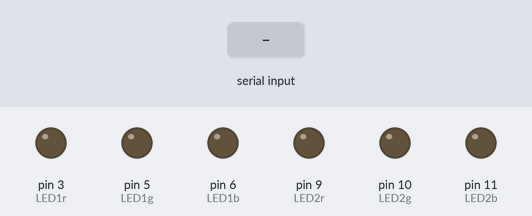
A sketch run on a simulated Arduino Uno, built with avr-gcc and run on an emulated ATmega328P. Parts: output pins drawn as LEDs (lit = HIGH). Inputs (shaded band) come from the test bench.

Above: at 1.2 s.
1.3 s: "90,45,200\n" received over Serial
At 1.9 s:
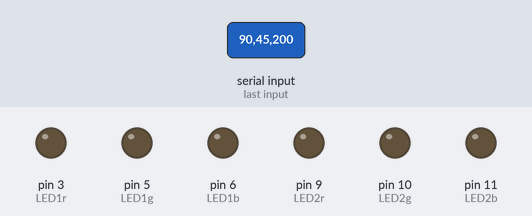
2.8 s: "30,150,10\n" received over Serial
At 4.0 s:
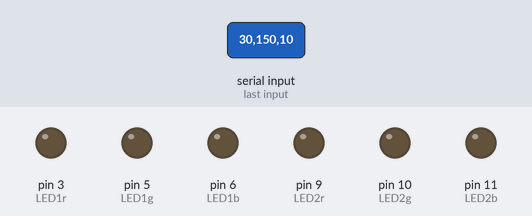
4.3 s: "90,45\n" received over Serial
At 4.6 s:
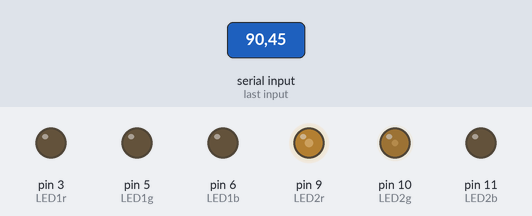
5.8 s: "30,150\n" received over Serial
At 6.9 s:
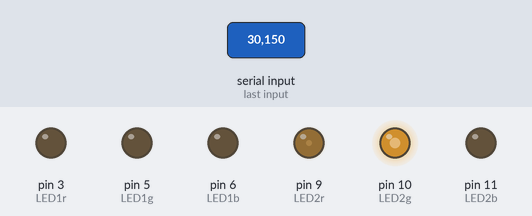
7.3 s: "5\n" received over Serial
At 8.4 s:
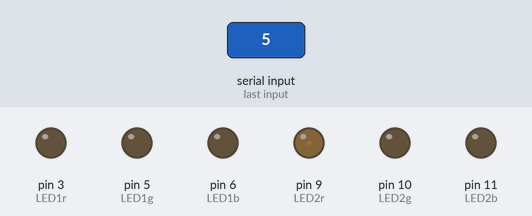
8.8 s: "90\n" received over Serial
At 9.6 s:
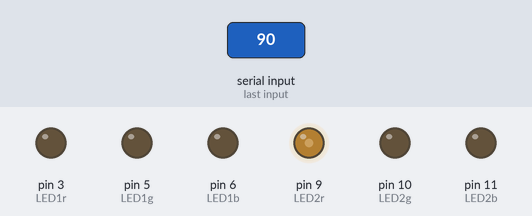
Timing chart, 0 to 11.3 s (numbered marks = the images above; inputs shaded):
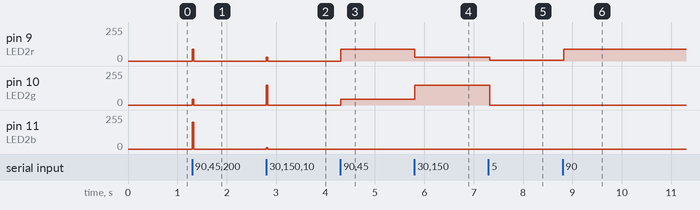

The sketch:

DJ_arduino_uno.ino
```cpp
int LED1r = 3;
int LED1g = 5;
int LED1b = 6;
int LED2r = 9;
int LED2g = 10;
int LED2b = 11;
char mode;
int r;
int g;
int b;

void setup() {
    Serial.begin(115200); // Serial Port at 9600 baud
    Serial.setTimeout(10); // Instead of the default 1000ms, in order
                            // to speed up the Serial.parseInt()
  pinMode(LED1r,OUTPUT);
  pinMode(LED1g,OUTPUT);
  pinMode(LED1b,OUTPUT);
  pinMode(LED2r,OUTPUT);
  pinMode(LED2g,OUTPUT);
  pinMode(LED2b,OUTPUT);
  analogWrite(LED1r,0);
  analogWrite(LED1g,0);
  analogWrite(LED1b,0);
  analogWrite(LED2r,0);
  analogWrite(LED2g,0);
  analogWrite(LED2b,0);
}

void loop() {
    // Check if characters available in the buffer
    if (Serial.available() > 0) {
        delay(1); // If not delayed, second character is not correctly read
        r = Serial.parseInt();
        mode = Serial.read();
        g = Serial.parseInt();
        Serial.read();
        b = Serial.parseInt();
        if(mode == 'a'){
          analogWrite(LED1r, r);
          analogWrite(LED1g, g);
          analogWrite(LED1b, b);
        }else{
          analogWrite(LED2r, r);
          analogWrite(LED2g, g);
          analogWrite(LED2b, b);
        }

    }
}
```

Measured:
- after the input at 1.3 s, pin 9 (LED2r): 0/255 → 90/255 at once, → 0/255 0.03 s later; pin 10 (LED2g): 0/255 → 45/255 at once, → 0/255 0.03 s later; pin 11 (LED2b): 0/255 → 200/255 at once, → 0/255 0.03 s later
- after the input at 2.8 s, pin 9 (LED2r): 0/255 → 30/255 at once, → 0/255 0.03 s later; pin 10 (LED2g): 0/255 → 150/255 at once, → 0/255 0.03 s later; pin 11 (LED2b): 0/255 → 10/255 at once, → 0/255 0.03 s later
- after the input at 4.3 s, pin 9 (LED2r): 0/255 → 90/255 at once; pin 10 (LED2g): 0/255 → 45/255 at once
- after the input at 5.8 s, pin 9 (LED2r): 90/255 → 30/255 at once; pin 10 (LED2g): 45/255 → 150/255 at once
- after the input at 7.3 s, pin 9 (LED2r): 30/255 → 5/255 at once; pin 10 (LED2g): 150/255 → 0/255 at once
- after the input at 8.8 s, pin 9 (LED2r): 5/255 → 90/255 at once
